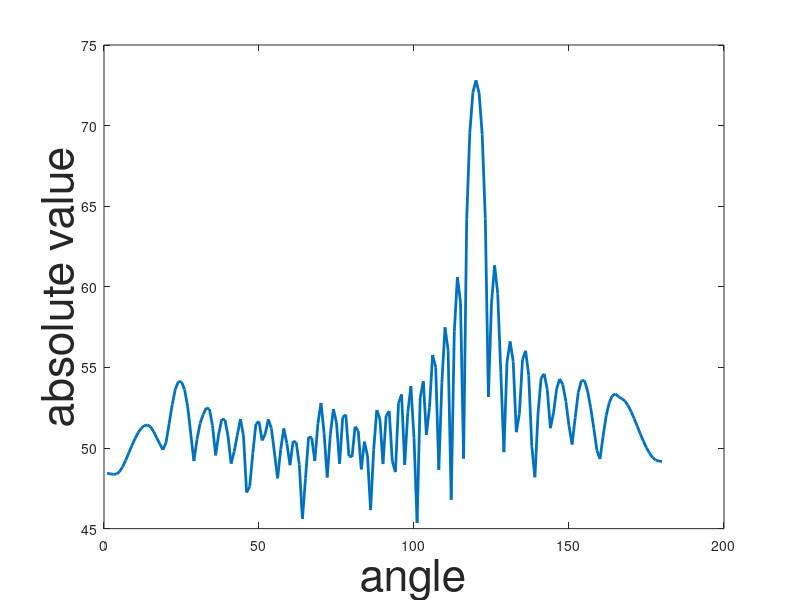

This figure's MATLAB source:
%% SIMULATE BROADBAND BEAMFORMING
% role: important
% status : complete

%% basic setup
clc;
close all;

%% initialising variables
angle   = 120;                                          %input wave angle
f            = 2000;                                       %input wave frequency
Fs         = 12800;                                     %sampling frequency
Ts         = 1/Fs;                                        %sampling interval
c           = 1500;                                       %speed of sound in water
m          = 32;                                           %number of element

SNR      = -2;                                           %signal to noise ratio


N           = 256;                                         %no of original samples
t             = (0:N-1)*Ts;                             %total time of input

lambda  = c/2000;                                     %wavelength
x            = lambda/2;                                 %interspace distance
d            = x*cosd(angle)/c;                      %quantum delay
matrix    = zeros(N,m);                             %delayed pure signals

%% bringing the natural delay
y       = sin(2*pi*f*t);                                %generating the ideal sine wave
tend  = (N-1)*Ts;                                       %finding the time interspace
xaxis = linspace(0,tend,N);                       %constructing the time axis

for i = 1:m                                                 %bringing about the delay
matrix(:,i)=sin(2*pi*f*(t-(i-1)*d));
end

%% adding the noise
SNR_weight = 10^(-1*SNR*0.05);                       %computing the noise weight
new_mat    = matrix + SNR_weight*rand(N,m);  %creating the impure matrix

%% taking the fourier transform

Fourier  = zeros(N,m);                              %initialising the fourier
NFFT     = N;                                            %defining NFFT
fend       = (NFFT-1)*Fs/NFFT;                %end sample index
waxis     = linspace(0,fend,NFFT);           %creating the spacing

Fourier = fft(new_mat,NFFT);                 %taking the fourier transform

figure(3)
plot(waxis,abs(Fourier));                          %plotting the fourier transform

%% establishing the delay thing
delay_column    = zeros(m,1);                  %initialising the delay column
frequency_inter = Fs/N;                            %frequency index
f_mat           = zeros(1,m);                        %initialising the bin row/matrix
angle_matrix    = zeros(N,181);                %initialising the angle matrix
frequency_matrix = zeros(180,9);

for sweep_angle = 1:180
for f = 1000:250:3000
index = 1 + f/(Fs/N);
f_mat(1,:) = Fourier(index,:);

for i = 1:m
delay_column(i,1) = exp(1*1i*(i-1)*2*pi*f*(x/c)*(cosd(sweep_angle)));
end

frequency_matrix(sweep_angle,(f/250)-3) = abs(f_mat*delay_column);

end
end
%% plotting the frequency vs abs
angle_axis = linspace(1,180,180);             %setting up the angle axis
sum_matrix = sum(frequency_matrix,2);  %summing column wise

plot(angle_axis,20*log10(sum_matrix),'linewidth',2);          %plotting the sum_matrix
xlabel('angle','FontSize',32)
ylabel('absolute value','FontSize',32)

